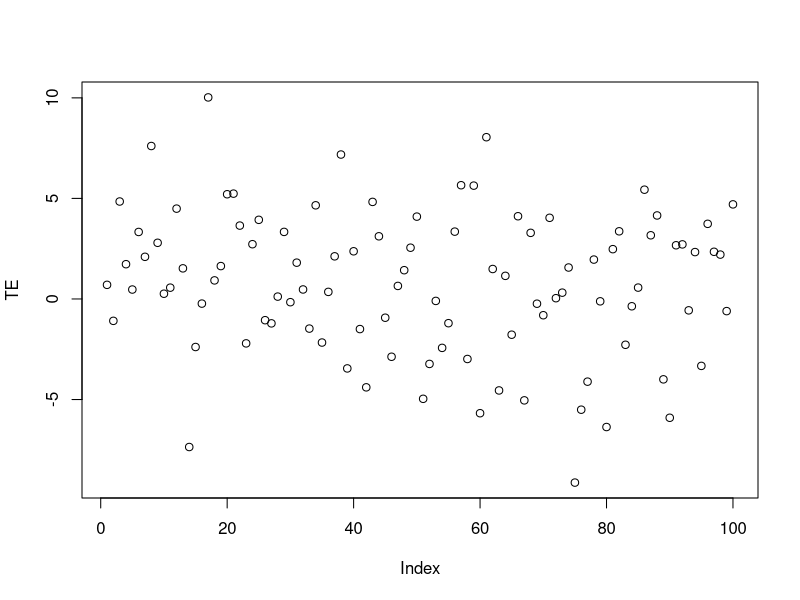
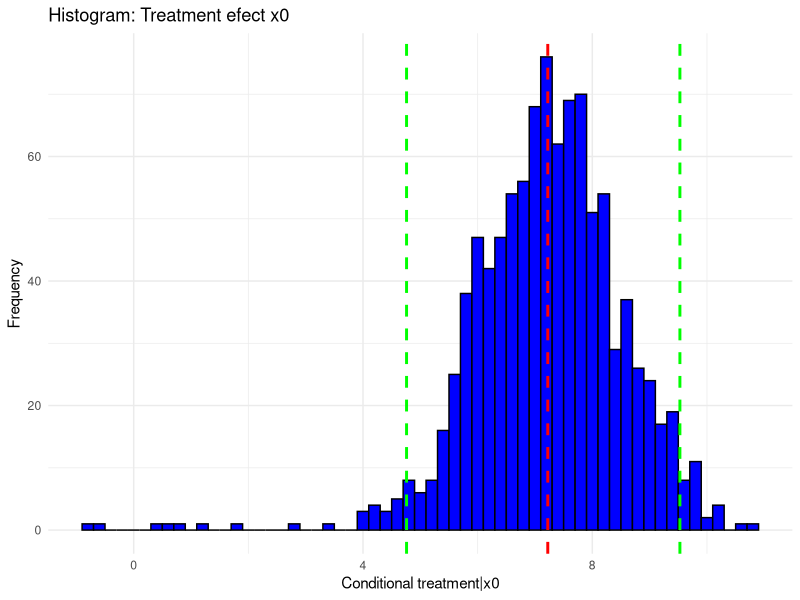

Generate these figures, in order, with R:
# Regression: Bayesian hierarchical models for treatment effects
rm(list = ls())
set.seed(010101)
J <- 100 # Treatments
X <- cbind(rep(1,J),matrix(rnorm(3*J),J,3))
beta <- c(1,2,-1,2); k <- length(beta)
tau <- 0.5
sig <- seq(0.1, 1.08, length.out = J) # Standard errors
TE <- X%*%beta + rnorm(J, 0, tau + sig)
plot(TE)

######## Gibbs sampler ##########
SIGMA <- diag(sig)
SIGMAi <- solve(SIGMA)

# Hyperparameters
B0 <- diag(k)
b0 <- rep(0, k)
tau0 <- 0
sigtau <- 10
  
# Gibbs functions  
PostBeta <- function(B0, b0, tau, eta){
  B0i <- solve(B0)
  Bn <- solve(B0i + t(X)%*%SIGMAi%*%X)
  bn <- Bn%*%(B0i%*%b0 + t(X)%*%SIGMAi%*%(TE - tau*eta))
  Beta <- MASS::mvrnorm(1, bn, Bn)
  return(Beta)
}

PostTau <- function(sigtau, tau0, beta, eta){
  sig2taun <- (1/sigtau^2 + as.numeric(t(eta)%*%SIGMAi%*%eta))^(-1)
  taun <- sig2taun*(tau0/sigtau^2 + as.numeric(t(eta)%*%SIGMAi%*%(TE - X%*%beta)))
  Tau <- rnorm(1, taun, sig2taun^0.5)
  return(Tau)
}

PostEta <- function(tau, beta){
  ETAn <- solve(tau^2*SIGMAi + diag(J))
  etan <- tau*ETAn%*%SIGMAi%*%(TE - X%*%beta)
  Eta <- MASS::mvrnorm(1, etan, ETAn)
  return(Eta)
}

# Posterior draws
mcmc <- 1000; burnin <- 100; tot <- mcmc+burnin; thin <- 1
PostBetas <- matrix(0, mcmc+burnin, k)
PostTaus <- rep(0, mcmc+burnin)
PostEtas <- matrix(0, mcmc+burnin, J)
Beta <- rep(0, k)
Tau <- 1
for(s in 1:tot){
  Eta <- PostEta(tau = Tau, beta = Beta) 
  Tau <- PostTau(sigtau = sigtau, tau0 = tau0, beta = Beta, eta = Eta)
  Beta <- PostBeta(B0 = B0, b0 = b0, tau = Tau, eta = Eta)
  PostEtas[s,] <- Eta
  PostTaus[s] <- Tau
  PostBetas[s,] <- Beta
}
keep <- seq((burnin+1), tot, thin)
PosteriorBetas <- PostBetas[keep,]
summary(coda::mcmc(PosteriorBetas))

PosteriorTau <- PostTaus[keep]
summary(coda::mcmc(PosteriorTau))

PosteriorEtas <- PostEtas[keep,]

# Predictive distribution
x0 <- c(1, 2, 2, 2)
S <- length(keep)
TEj <- c(sapply(1:S, function(s) {rnorm(1, mean = c(t(x0)%*%PostBetas[s, ] + PosteriorTau[s]*PosteriorEtas[s, 50]), sd = 1)}))
require(ggplot2)
dfj <- data.frame(TEj = TEj)
ggplot(dfj, aes(x = TEj)) +
  geom_histogram(binwidth = 0.2, fill = "blue", color = "black", ) +
  labs(title = "Histogram: Treatment efect x0", x = "Conditional treatment|x0", y = "Frequency") +
  geom_vline(aes(xintercept = mean(TEj)), color = "red", linetype = "dashed", linewidth = 1) +
  geom_vline(aes(xintercept = quantile(TEj, 0.025)), color = "green", linetype = "dashed", linewidth = 1) +
  geom_vline(aes(xintercept = quantile(TEj, 0.975)), color = "green", linetype = "dashed", linewidth = 1) +
  theme_minimal()
summary(coda::mcmc(TEj))
